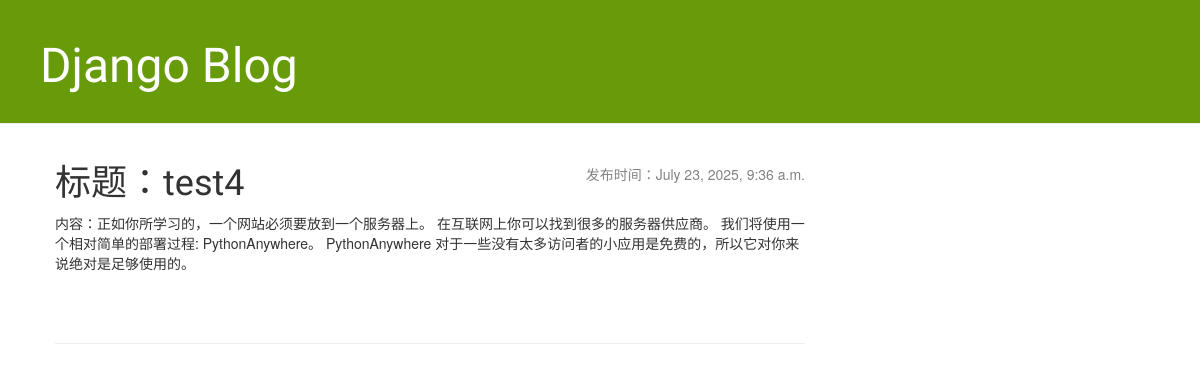
The app's page /post/4/ with its own data.
### blog/models.py (models this page shows, shortened)
class Post(models.Model):
    author = models.ForeignKey(settings.AUTH_USER_MODEL, on_delete=models.CASCADE)
    title = models.CharField(max_length=200)
    text = models.TextField()
    created_date = models.DateTimeField(default=timezone.now)  # 新建对象时，如果没有手动传值，就默认设置为调用timezone.now()的结果
    publish_date = models.DateTimeField(blank=True, null=True) # 设置为空时，这两个建议一起设置，blank表单层面，null数据库层面

### blog/views.py (the view)
# urls.py: path('post/<int:pk>/', views.post_detail, name='post_detail'),
def post_detail(request, pk):
    post = get_object_or_404(Post, pk=pk)
    return render(request, 'blog/post_detail.html', {'post': post})

### blog/templates/blog/post_detail.html (shortened to what this page needs)
{% extends 'blog/base.html' %}
{% block content %}
<div class="post">
    <div class="date">发布时间：{{post.publish_date}}</div>
    <h1>标题：{{post.title}}</h1>
    <p>内容：{{post.text}}</p>
</div>
<hr>
{% endblock %}

### blog/static/css/blog.css (style rules this page uses)
h1, h2, h3, h4 { font-family: 'Lobster', cursive; }
.date { float: right; color: #828282; }
.post { margin-bottom: 70px; }

### records on screen
Post: publish_date "July 23, 2025, 9:36 a.m.", title "test4", text "正如你所学习的，一个网站必须要放到一个服务器上。 在互联网上你可以找到很多的服务器供应商。 我们将使用一个相对简单的部署过程: PythonAnywhere。 PythonAnywhere 对于一些没有太多访问者的小应用是免费的，所以它对你来说绝对是足够使用的。"
